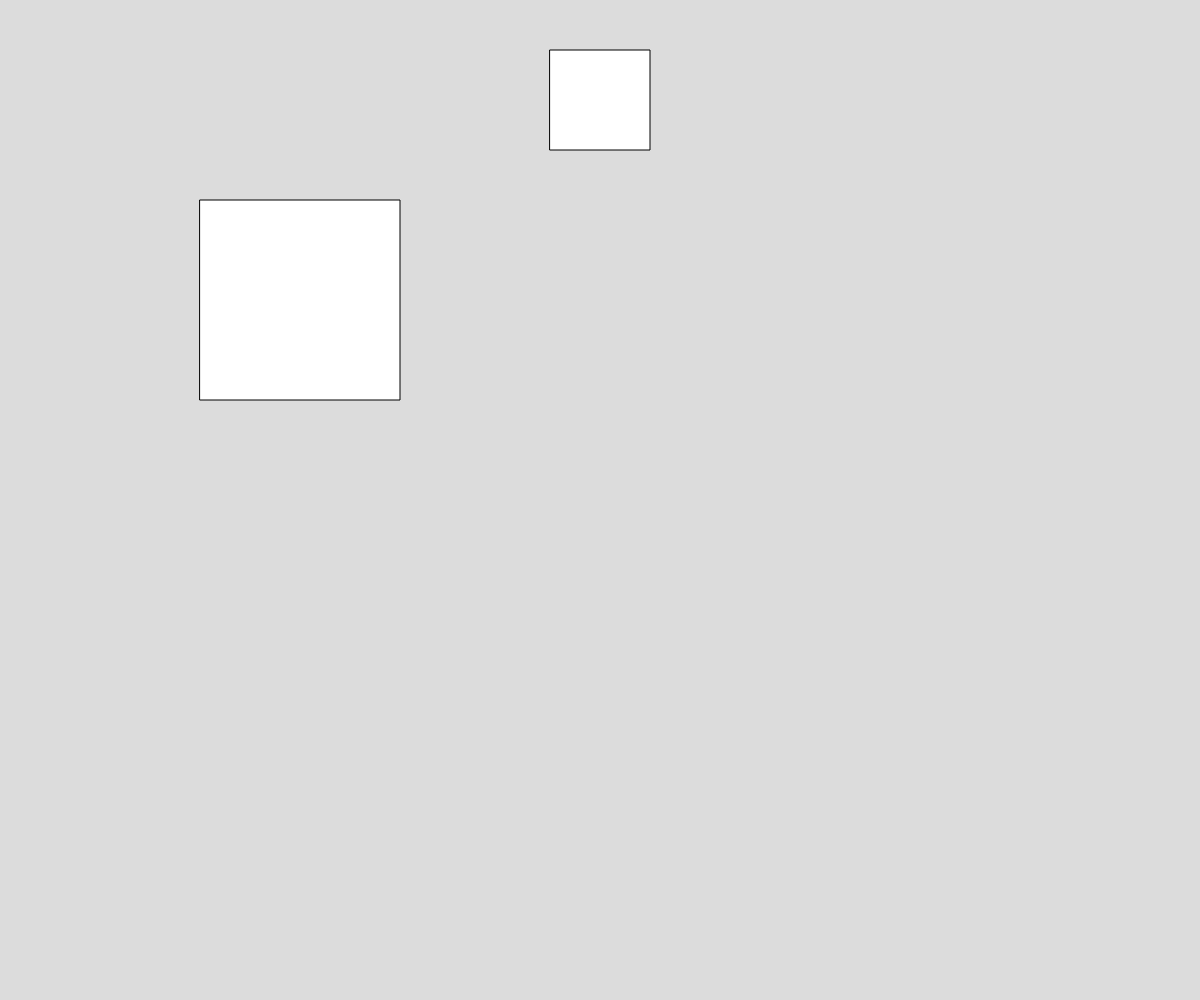
Frame 1 (no input)
Frame 60 (no input): identical to frame 1, image omitted
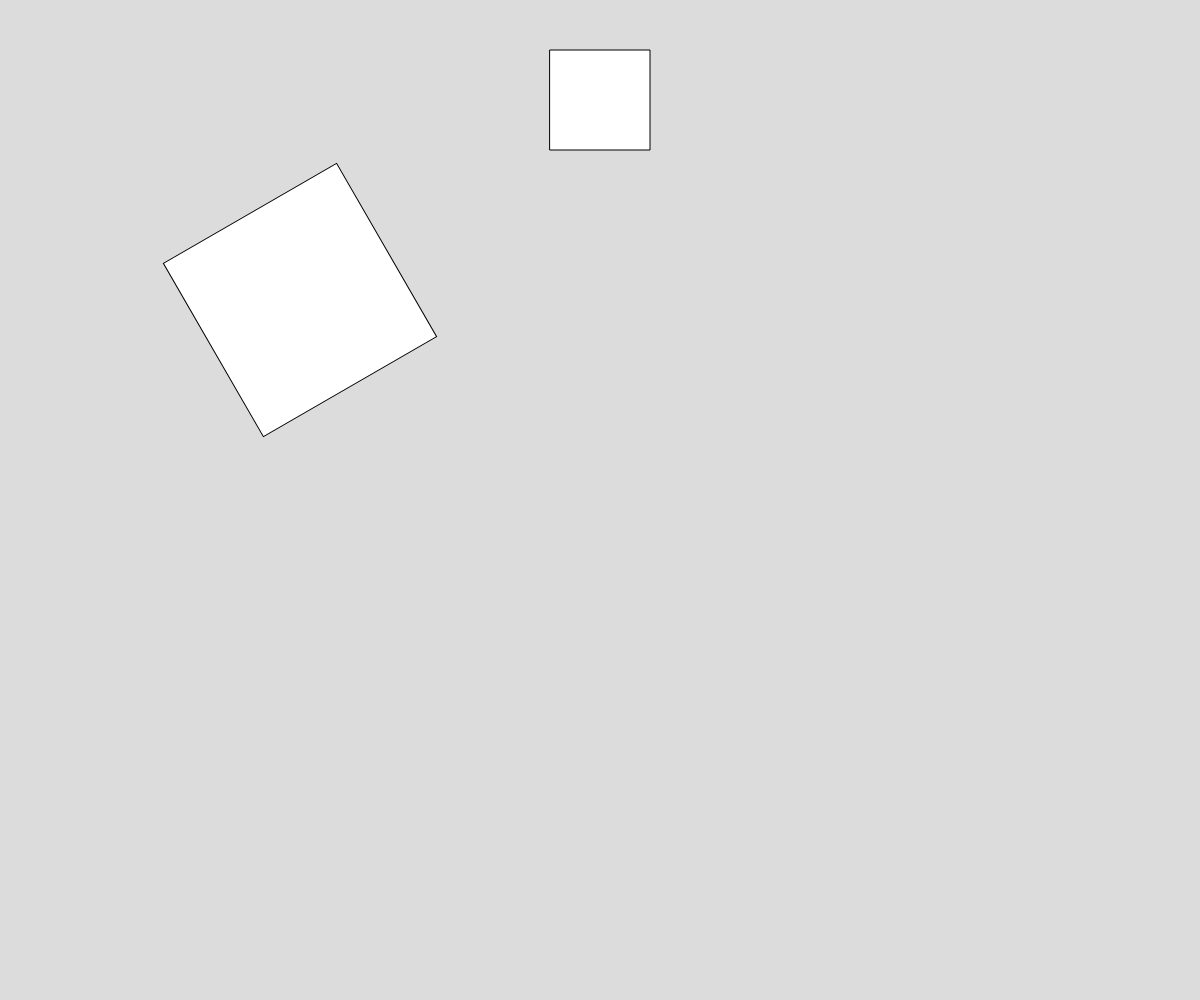
Frame 120 (the mouse pressed at the canvas centre since frame 60)

The p5.js sketch that drew these frames (run headless with seeded random() and noise() and a simulated clock; from frame 60 on, the mouse is pressed at the canvas centre):

// p5.js sketch
// ── sketch.js
// Translate/Rotate Demo

function setup() {
  createCanvas(windowWidth, windowHeight);
  angleMode(DEGREES);
  rectMode(CENTER);
}

function draw() {
  background(220);

  push(); //saves the state of the transformation matrix
  translate(300, 300);  //moves the origin
  rotate(mouseX);
  square(0, 0, 200);
  pop();

  rect(600, 100, 100, 100);
}
